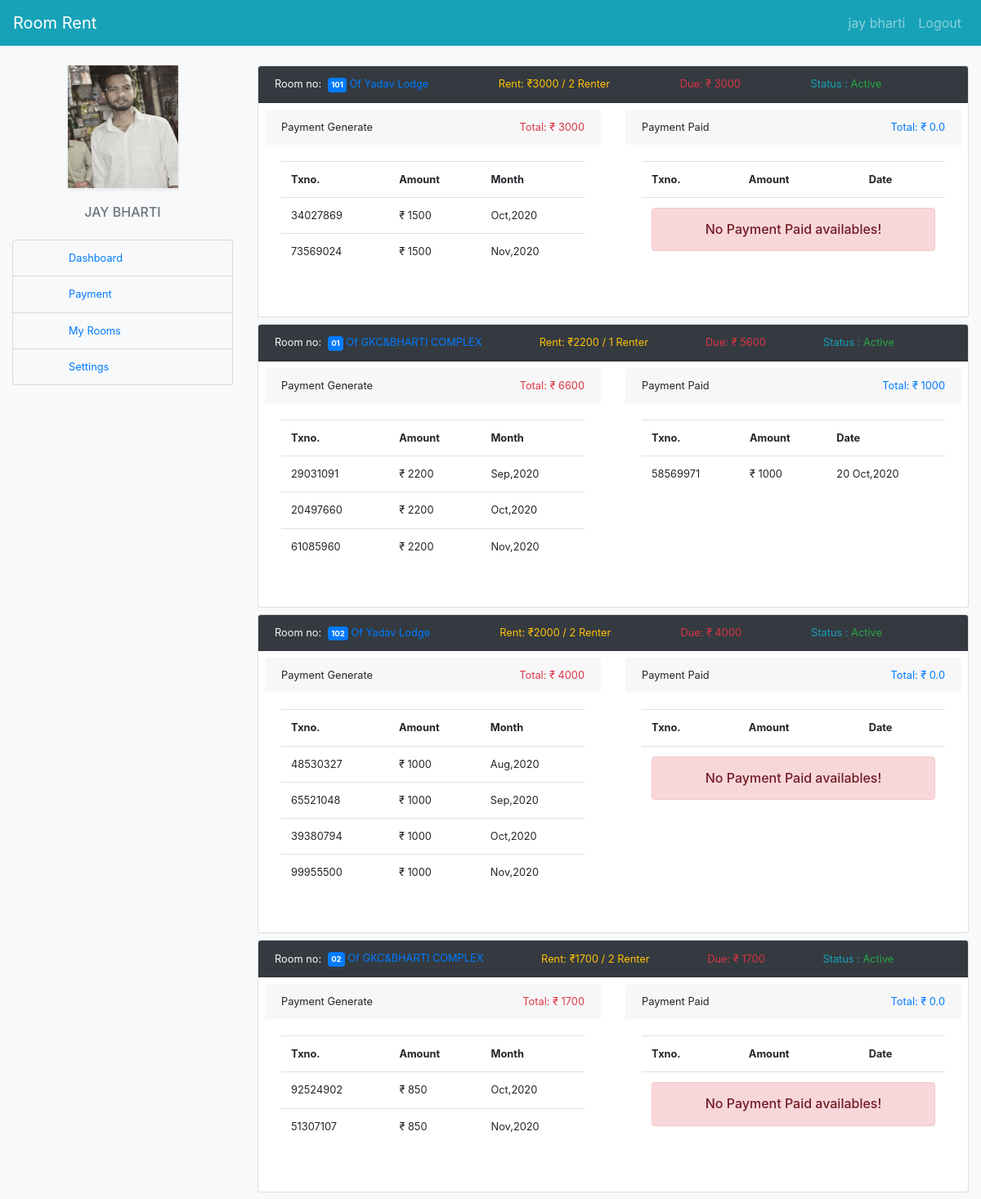
The page /renter_payment/ (signed in) on the database as committed earlier.
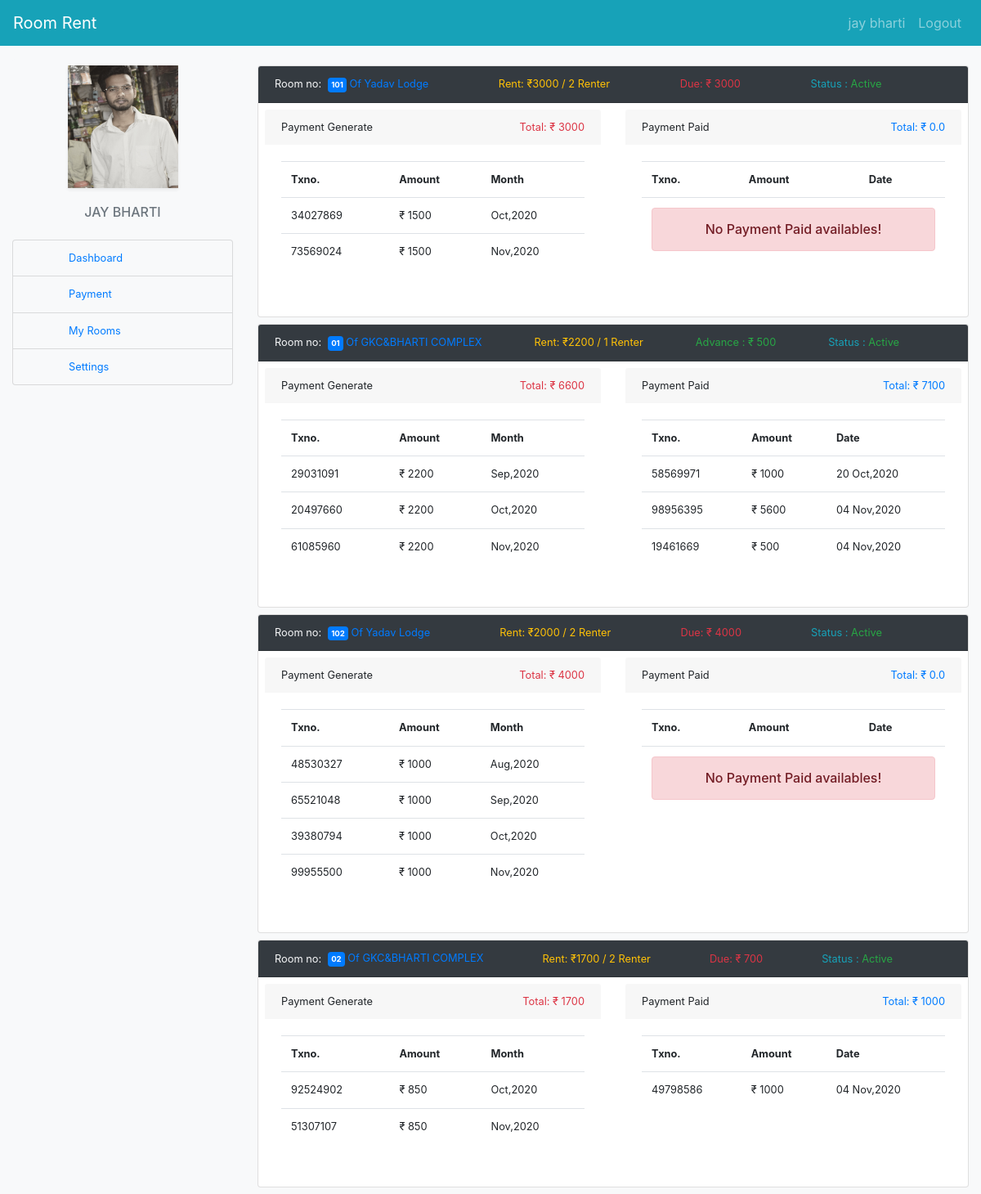
The same page on the database as committed later.
### datawork/models.py (models this page shows, shortened)
class RoomAllot(models.Model):
    ra_id = models.AutoField(primary_key=True)
    ra_room_id = models.ForeignKey(Room, on_delete=models.DO_NOTHING)
    user_id = models.ForeignKey(User, on_delete=models.DO_NOTHING,related_name='user_id')
    renter = models.ForeignKey(User, on_delete=models.DO_NOTHING,related_name='renter')
    ra_doc = models.DateTimeField(default=datetime.now(), blank=True)
    ra_status = models.CharField(max_length=20, default='1',choices=(("0", "Request"), ("1", "Active"),("2","Pending")))
    slug = models.SlugField()

class Room(models.Model):
    r_id = models.AutoField(primary_key=True)
    user_id = models.ForeignKey(User,on_delete=models.CASCADE)
    r_title = models.CharField(max_length=100)
    r_rent = models.IntegerField()
    r_type = models.ForeignKey(RoomType,on_delete=models.DO_NOTHING)
    r_desc = models.TextField(max_length=200)
    r_image = models.ImageField(upload_to="image")
    slug = models.SlugField()
    r_status = models.CharField(max_length=20, default='1',choices=(("0", "Pending"), ("1", "Active")))
    r_doc = models.DateTimeField(default=datetime.now(), blank=True)

class RoomOwner(models.Model):
    ro_id = models.AutoField(primary_key=True)
    user_id = models.ForeignKey(User,on_delete=models.CASCADE)
    ro_image = models.ImageField(upload_to="profile")
    ro_contact = models.CharField(max_length=10,unique=True)
    ro_street = models.TextField(max_length=200)
    ro_id_proof = models.ImageField(upload_to="profile/proof")
    ro_house = models.CharField(max_length=100)
    ro_house_image = models.ImageField(upload_to="image")
    state = models.ForeignKey(State,on_delete=models.CASCADE)
    city = models.ForeignKey(City,on_delete=models.CASCADE)

class PaymentGenerate(models.Model):
    pg_id = models.AutoField(primary_key=True)
    pg_txn = models.CharField(max_length=100)
    user_id = models.ForeignKey(User,on_delete=models.DO_NOTHING, related_name='user_renter')
    owner = models.ForeignKey(User,on_delete=models.DO_NOTHING, related_name='user_owner')
    pg_amount = models.IntegerField()
    pg_month = models.DateTimeField()
    pg_allot_id = models.ForeignKey(RoomAllot,on_delete=models.DO_NOTHING)
    pg_doc = models.DateTimeField(default=datetime.now(), blank=True)
    slug = models.SlugField()

class PaymentPaid(models.Model):
    pp_id = models.AutoField(primary_key=True)
    pp_txn = models.CharField(max_length=100)
    renter_id = models.ForeignKey(User, on_delete=models.DO_NOTHING,related_name='renter_id')
    owner_id = models.ForeignKey(User, on_delete=models.DO_NOTHING,related_name='owner_id')
    pp_amount = models.IntegerField()
    pp_allot_id = models.ForeignKey(RoomAllot,on_delete=models.DO_NOTHING)
    pp_doc = models.DateTimeField(default=datetime.now(), blank=True)
    slug = models.SlugField()

### datawork/views.py (the view)
# urls.py: path('renter_payment/',views.renter_payment,name="renter_payment"),
@login_required(login_url=logins)
def renter_payment(r):
    data = {
        "user": RoomRenter.objects.filter(user_id__username=r.user),
        "userdata": User.objects.filter(username=r.user),
        "room": RoomAllot.objects.filter(Q(renter__username=r.user, ra_status='1') | Q(renter__username=r.user, ra_status='2')),
    }
    return render(r,'roomrenter/rr_payment.html',data)

### datawork/templatetags/template_tags.py (called while the page is built)
@register.filter
def room_allot_count(context):
    qs = RoomAllot.objects.filter(ra_room_id=context,ra_status='1')
    if qs.exists():
        return qs.count()
    else:
        return 0

@register.filter
def room_owner_house(context):
    qs = RoomOwner.objects.get(user_id=context)
    if qs:
        return qs.ro_house
    else:
        return 0

@register.filter
def sum_pg_amount(x):
    total = x.paymentgenerate_set.aggregate(Sum('pg_amount'))['pg_amount__sum'] or 00.00
    return total

@register.filter
def sum_pp_amount(x):
    total = x.paymentpaid_set.aggregate(Sum('pp_amount'))['pp_amount__sum'] or 00.00
    return total

@register.filter
def subtract(x):
    value = x.paymentgenerate_set.aggregate(Sum('pg_amount'))['pg_amount__sum'] or 00.00
    arg = x.paymentpaid_set.aggregate(Sum('pp_amount'))['pp_amount__sum'] or 00.00
    return round(abs(value - arg))

@register.filter
def cond(x):
    value = x.paymentgenerate_set.aggregate(Sum('pg_amount'))['pg_amount__sum'] or 00.00
    arg = x.paymentpaid_set.aggregate(Sum('pp_amount'))['pp_amount__sum'] or 00.00
    if(value - arg > 0):
        return True
    else:
        return False

### templates/roomrenter/rr_payment.html
{% extends 'roomrenter/rr_base.html' %}
{% load template_tags %}
{% block content %}
<div class="col-lg-9">
{% for rm in room %}
    <div class="card mt-2 mb-2">
    <div class="card-header bg-dark small">
        <div class="form-inline text-light">
            Room no: <a href="{% url 'room_view' rm.ra_room_id.slug %}" class="nav-link text-primary text-capitalize ml-2 m-0 p-0"> <span class="badge badge-primary p-1">{{ rm.ra_room_id.r_title }}</span> of {{ rm.ra_room_id.user_id|room_owner_house }}</a>
            <span class="text-warning ml-auto">Rent:  ₹{{ rm.ra_room_id.r_rent }} / {{ rm.ra_room_id|room_allot_count }} Renter</span>
            <span class=" ml-auto">
                {% if rm|cond %}
                      <span class="text-danger">Due: ₹ {{ rm|subtract }}</span>
                {% else  %}
                    <span class="text-success">Advance : ₹ {{ rm|subtract }}</span>
                {% endif %}
            </span>
            <span class="mx-auto text-info">
                Status :
                {% if rm.ra_status == '1' %}
                    <span class="text-success">Active</span>
                {% elif rm.ra_status == '2' %}
                    <span class="text-danger">Pending</span>
                {% else %}
                    <span class="text-danger">Request</span>
                {% endif %}
            </span>
        </div>
    </div>
    <div class="card-body m-1 p-1">
        <div class="row mb-2">
    <div class="col-lg-6">
        <div class="card border-0">
                <div class="card-header small border-0">Payment Generate <span class="float-right text-danger">Total: ₹ {{ rm|sum_pg_amount }} </span></div>
                <div class="card-body ">
                    <table class="table table-responsive-sm ">
                        <tr class="small">
                            <th>Txno.</th>
                            <th>Amount</th>
                            <th>Month</th>
                        </tr>
                        {% for pg in rm.paymentgenerate_set.all %}
                        <tr class="small">
                            <td>{{ pg.pg_txn }}</td>
                            <td>₹ {{ pg.pg_amount }}</td>
                            <td>{{ pg.pg_month|date:'M,Y' }}</td>
                        </tr>
                        {% empty %}
                            <tr>
                                <td colspan="4"><div class="alert alert-danger h6 text-center p-3" role="alert">No Payment Generate availables!</div></td>
                            </tr>
                        {% endfor %}
                    </table>
                </div>
            </div>
    </div>
     <div class="col-lg-6">
        <div class="card border-0">
                <div class="card-header small border-0">Payment Paid <span class="float-right text-primary"> Total: ₹ {{ rm|sum_pp_amount }}</span></div>
                <div class="card-body ">
                    <table class="table table-responsive-sm ">
                        <tr class="small">
                            <th>Txno.</th>
                            <th>Amount</th>
                            <th>Date</th>
                        </tr>
                        {% for pp in rm.paymentpaid_set.all %}
                        <tr class="small">
                            <td>{{ pp.pp_txn }}</td>
                            <td>₹ {{ pp.pp_amount }}</td>
                            <td>{{ pp.pp_doc|date:'d M,Y' }}</td>
                        </tr>
                        {% empty %}
                            <tr>
                                <td colspan="4"><div class="alert alert-danger h6 text-center p-3" role="alert">No Payment Paid availables!</div></td>
                            </tr>
                        {% endfor %}
                    </table>
                </div>
            </div>
    </div>
</div>
    </div>
   </div>
{% empty %}
    <div class="alert alert-danger h6 text-center p-3" role="alert">No room availables!</div>
{% endfor %}
</div>
{% endblock %}

Rows that differ between the two databases and show on the page:
computed for RoomAllot (number 2 of 4 on the later page): ra_id "1000" → "7100"; ra_id "5600" → "500"; text "Due: ₹" → "Advance : ₹"
added PaymentPaid: pp_txn "98956395", pp_amount "5600", pp_doc "04 Nov,2020", shown under RoomAllot (number 2 of 4 on the later page)
added PaymentPaid: pp_txn "19461669", pp_amount "500", pp_doc "04 Nov,2020", shown under RoomAllot (number 2 of 4 on the later page)
shown differently, row unchanged: RoomAllot (number 4 of 4 on the later page): ra_id "1700" → "700"; ra_id "0.0" → "1000"; no longer shows "No Payment Paid availables!"
added PaymentPaid: pp_txn "49798586", pp_amount "1000", pp_doc "04 Nov,2020", shown under RoomAllot (number 4 of 4 on the later page)
